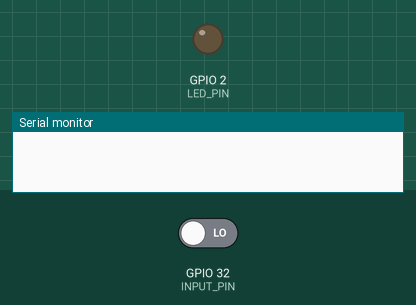
A program run on a simulated ESP32. On the bench: output pins drawn as LEDs (lit = HIGH), the last lines printed to the serial monitor. The inputs (shaded band) are chosen by the test bench; at power-on: GPIO 32 (INPUT_PIN) LOW.

Above: at 1.0 s.
1.1 s: GPIO 32 (INPUT_PIN) driven HIGH
At 1.6 s:
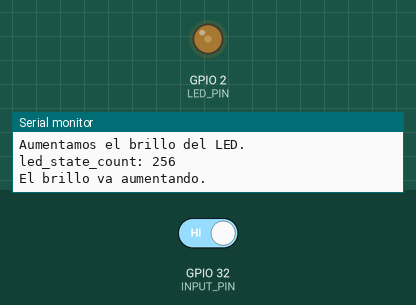
At 2.0 s:
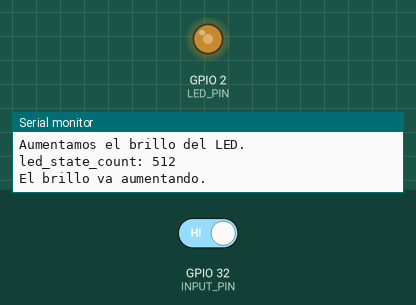
4.1 s: GPIO 32 (INPUT_PIN) driven LOW
At 5.1 s:
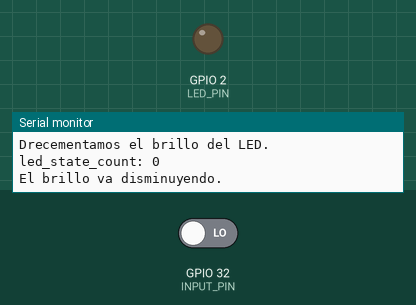
Timing chart, 0 to 7.1 s (numbered marks = the images above; inputs shaded):
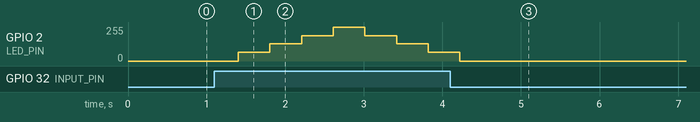

Measured:
- after the input at 1.1 s, GPIO 2 (LED_PIN): 0/255 → 64/255 after 0.30 s, → 128/255 0.40 s later, → 191/255 0.40 s later, → 255/255 0.40 s later, … (7 changes in this stretch)
- after the input at 4.1 s, GPIO 2 (LED_PIN): goes on until 4.2 s, then stays 0/255

The program:

main.cpp
```cpp
#include <freertos/FreeRTOS.h>
#include <freertos/task.h>
#include <driver/gpio.h>
#include "driver/ledc.h"
#include "esp_err.h"

constexpr gpio_num_t LED_PIN = GPIO_NUM_2;
constexpr gpio_num_t INPUT_PIN = GPIO_NUM_32; // push button

extern "C" void app_main();

void app_main()
{
// Setup Aquí configuraremos los puertos:
    // Primero configuramos el timer, con la estructura:
    ledc_timer_config_t ledctimer;
    ledctimer.duty_resolution  = LEDC_TIMER_10_BIT;    // Resolucion de 1024 - 1
    ledctimer.freq_hz          = 4000;                 // Frecuencia 4kHz
    ledctimer.speed_mode       = LEDC_LOW_SPEED_MODE;  // Envío de los cambios en el timer será en el modo lento
    ledctimer.timer_num        = LEDC_TIMER_0;
    ledctimer.clk_cfg          = LEDC_AUTO_CLK;
    // Le pasamos la configuracion y si hubiera algun error nos lo diría ESP_ERROR_CHECK
    ESP_ERROR_CHECK(ledc_timer_config(&ledctimer));

    // Ahora debemos de configurar el CANAL, será el que lleve la config del TIMER_0 al PIN
    ledc_channel_config_t ledcchannel;
    ledcchannel.channel        = LEDC_CHANNEL_0;
    ledcchannel.duty           = 0;/*!< LEDC channel duty, the range of duty setting is [0, (2**duty_resolution)] */
    //2* LEDC_TIMER_10_BIT(2^1 - 1 = 1023) -> En nuestro caso iremos variando el tiempo que está en algo y que está en bajo
    // Por lo que empezamos en 0 e iremos aumentando hasta el max 1023
    ledcchannel.gpio_num       = LED_PIN;
    ledcchannel.speed_mode     = LEDC_LOW_SPEED_MODE;   // Lo configuramos como el TIMER
    ledcchannel.timer_sel      = LEDC_TIMER_0;
    ledcchannel.intr_type      = LEDC_INTR_DISABLE;     // Por ahora no queremos interrupciones.
    ledcchannel.hpoint         = 0;
    // Le pasamos la configuracion y si hubiera algun error nos lo diría ESP_ERROR_CHECK
    ESP_ERROR_CHECK(ledc_channel_config(&ledcchannel));

    // config input pin
    gpio_config_t config_input;
    config_input.mode = GPIO_MODE_INPUT;
    config_input.pin_bit_mask = (1ULL << INPUT_PIN);
    config_input.intr_type = GPIO_INTR_DISABLE;
    config_input.pull_down_en = GPIO_PULLDOWN_ENABLE;
    config_input.pull_up_en = GPIO_PULLUP_DISABLE;
    gpio_config(&config_input);

    int led_state_count = 0;
    bool led_state_direction = true;

    // Loop
    while (1)
    {
        if (gpio_get_level(INPUT_PIN))
        {
            vTaskDelay(pdMS_TO_TICKS(300));
            printf("Botón presionado.\n");

            if (led_state_direction)
            {
                led_state_count += 1024 / 4;
                printf("Aumentamos el brillo del LED.\n");
                printf("led_state_count: %d\n", led_state_count);
            }
            else
            {
                led_state_count -= 1024 / 4;
                printf("Drecementamos el brillo del LED.\n");
                printf("led_state_count: %d\n", led_state_count);
            }

            if (led_state_direction)
            {
                printf("El brillo va aumentando.\n");
                // Se compara si led_state_count es menor a (1 << ledc_timer.duty_resolution) - 1
                // ledc_timer.duty_resolution ->> 10 BITS
                // Si es menor  led_state_direction = True
                // Si es mayor led_state_direction = Falso
                led_state_direction = led_state_count < (1 << ledctimer.duty_resolution) - 1;
            }
            else
            {
                printf("El brillo va disminuyendo.\n");
                led_state_direction = led_state_count <= 0;
            }

            // ESP_ERROR_CHECK(ledc_set_duty(LEDC_LOW_SPEED_MODE, LEDC_CHANNEL_0, led_state_count));
            // ESP_ERROR_CHECK(ledc_update_duty(LEDC_LOW_SPEED_MODE, LEDC_CHANNEL_0));
            ledc_set_duty(LEDC_LOW_SPEED_MODE, LEDC_CHANNEL_0, led_state_count);
            ledc_update_duty(LEDC_LOW_SPEED_MODE, LEDC_CHANNEL_0);
        }
        vTaskDelay(pdMS_TO_TICKS(100));
    }
}
```
